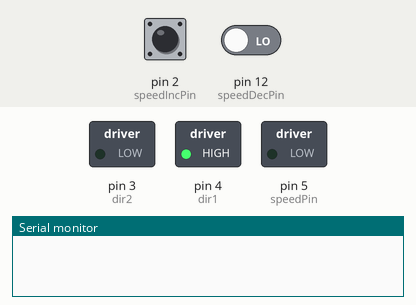
Recording of a sketch running on a simulated Arduino Uno, built with avr-gcc and run on an emulated ATmega328P. Shown: switched loads named in the sketch (green lamp = pin HIGH), the last lines printed to the serial monitor. The test bench sets the inputs (shaded band); at power-on: pin 2 (speedIncPin) LOW, pin 12 (speedDecPin) LOW.

Above: at 1.2 s.
1.3 s: pin 2 (speedIncPin) driven HIGH
At 2.5 s:
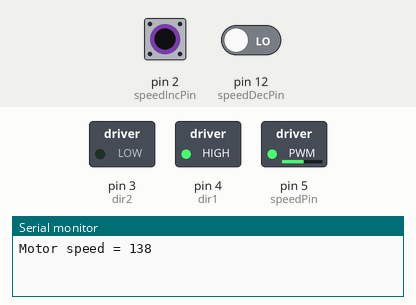
2.8 s: pin 12 (speedDecPin) driven HIGH
At 4.0 s:
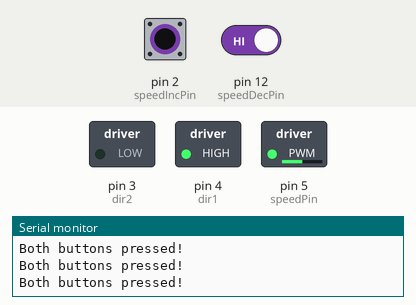
4.3 s: pin 2 (speedIncPin) pulsed LOW 5 times (0.12 s each, 0.3 s apart)
At 4.9 s:
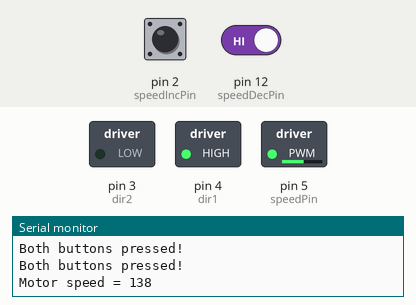
8.8 s: pin 2 (speedIncPin) pulsed LOW 2 times (0.12 s each, 0.3 s apart)
At 9.2 s:
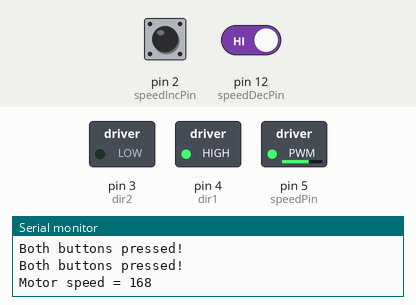
Timing chart, 0 to 11.8 s (numbered marks = the images above; inputs shaded):
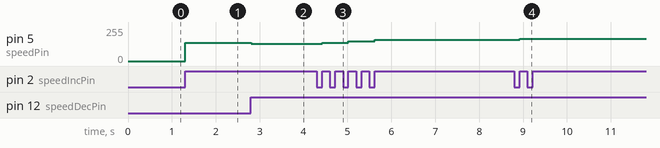

The sketch:

DCMotor.ino
```cpp
// Motor
int speedPin = 5;
int dir1 = 4;
int dir2 = 3;
int motorSpeed = 128;

//Buttons 1 and 2
int speedIncPin = 2;
int speedDecPin = 12;
int prevButInc;
int prevButDec;
int currButInc;
int currButDec;

int delayTime = 500;
void setup()
{
  Serial.begin(9600);
  pinMode(speedPin, OUTPUT);
  pinMode(dir1, OUTPUT);
  pinMode(dir2, OUTPUT);
  pinMode(speedIncPin, INPUT);
  pinMode(speedDecPin, INPUT);
  prevButInc = digitalRead(speedIncPin);
  prevButDec = digitalRead(speedDecPin);
  digitalWrite(dir1, HIGH);
  digitalWrite(dir2, LOW);
}

void loop()
{
  currButInc = digitalRead(speedIncPin);
  currButDec = digitalRead(speedDecPin);
  if(currButInc==HIGH && currButDec==HIGH) Serial.println("Both buttons pressed!");
  if(currButInc==HIGH && prevButInc==LOW){
    motorSpeed = motorSpeed+10;
    motorSpeed = constrain(motorSpeed, 0, 255);
    Serial.print("Motor speed = ");
    Serial.println(motorSpeed);
    analogWrite(speedPin, motorSpeed);
    delay(delayTime);
  }else if(currButDec==HIGH && prevButDec==LOW){
    motorSpeed = motorSpeed-10;
    motorSpeed = constrain(motorSpeed, 0, 255);
    Serial.print("Motor speed = ");
    Serial.println(motorSpeed);
    analogWrite(speedPin, motorSpeed);
    delay(delayTime);
  }
  prevButDec = currButDec;
  prevButInc = currButInc;
  delay(10);
}
```

Measured:
- after the input at 1.3 s, pin 5 (speedPin): 0/255 → 138/255 at once
- after the input at 2.8 s, pin 5 (speedPin): 138/255 → 128/255 at once
- after the input at 4.3 s, pin 5 (speedPin): 128/255 → 138/255 after 0.12 s, → 148/255 0.60 s later, → 158/255 0.60 s later
- after the input at 8.8 s, pin 5 (speedPin): 158/255 → 168/255 after 0.12 s
